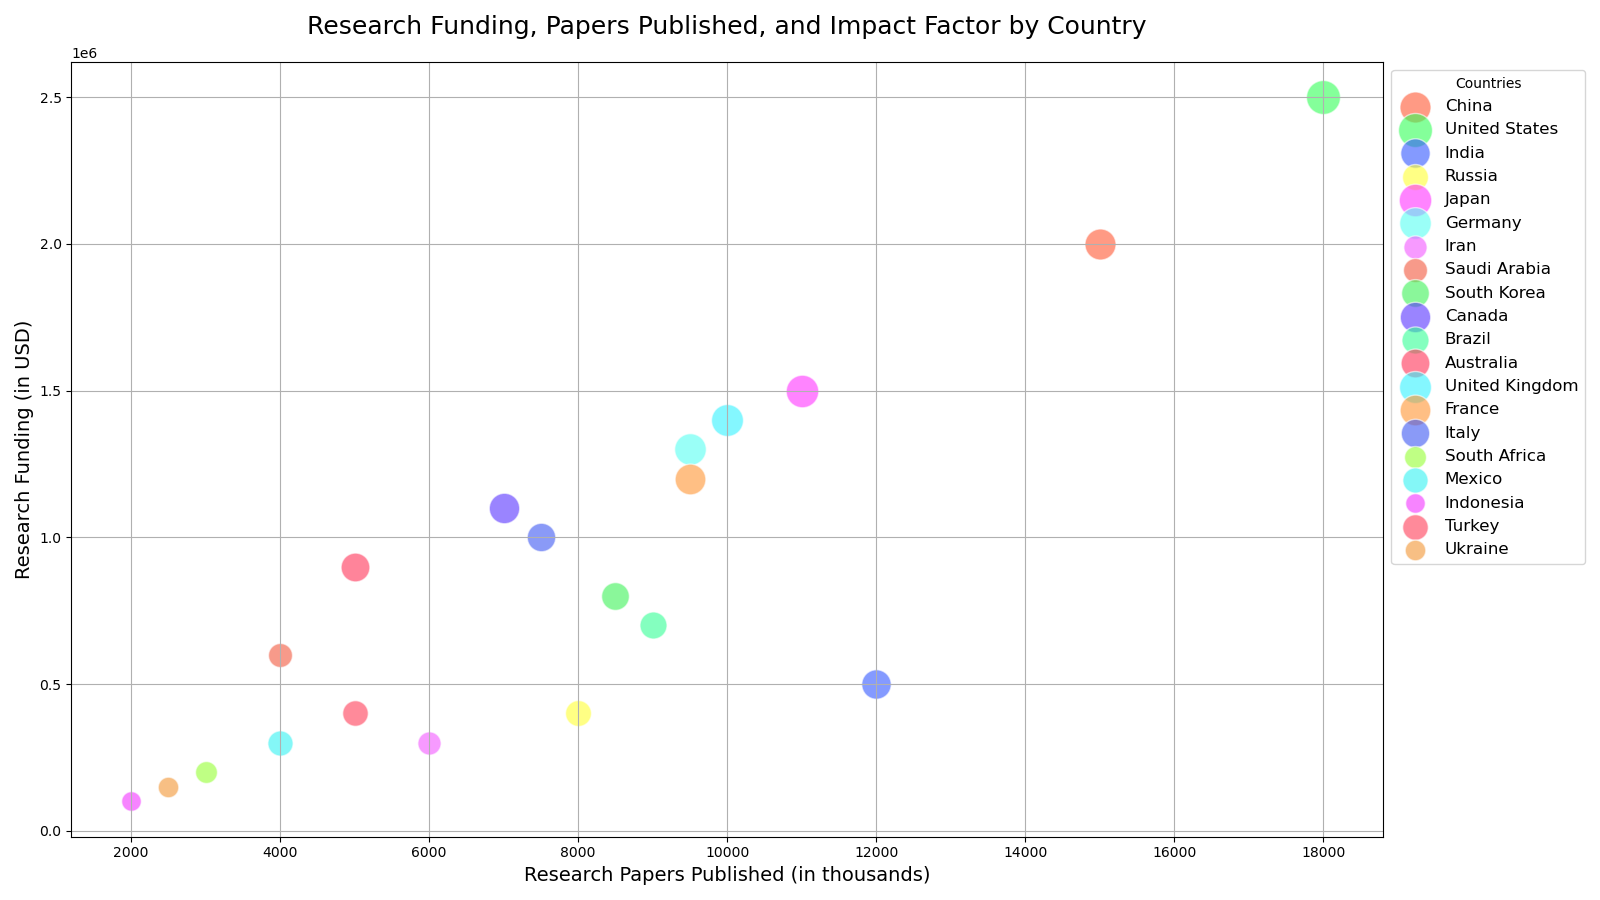

Python code for this plot:

import matplotlib.pyplot as plt

# Data points - Country research papers, funding, impact factor
countries = ["China", "United States", "India", "Russia", "Japan", "Germany", "Iran",
             "Saudi Arabia", "South Korea", "Canada", "Brazil", "Australia", "United Kingdom",
             "France", "Italy", "South Africa", "Mexico", "Indonesia", "Turkey", "Ukraine"]
research_papers = [15000, 18000, 12000, 8000, 11000, 9500, 6000, 4000, 8500, 7000, 9000, 5000, 10000, 9500, 7500, 3000, 4000, 2000, 5000, 2500]  # in thousands
funding = [2000000, 2500000, 500000, 400000, 1500000, 1300000, 300000, 600000, 800000, 1100000, 700000, 900000, 1400000, 1200000, 1000000, 200000, 300000, 100000, 400000, 150000]  # in USD
impact_factor = [50, 60, 45, 35, 55, 52, 28, 30, 40, 48, 38, 43, 53, 49, 42, 25, 33, 20, 34, 22]  # in impact factor units

# Create the bubble chart with a custom size
fig, ax = plt.subplots(figsize=(16, 9))

# Assign a color to each country
colors = {
    "China": "#FF5733",
    "United States": "#33FF57",
    "India": "#3357FF",
    "Russia": "#FFFF33",
    "Japan": "#FF33FF",
    "Germany": "#57FFF3",
    "Iran": "#F357FF",
    "Saudi Arabia": "#F3573C",
    "South Korea": "#3CF357",
    "Canada": "#5733FF",
    "Brazil": "#33FF95",
    "Australia": "#FF3357",
    "United Kingdom": "#33F3FF",
    "France": "#FF9533",
    "Italy": "#3C57F3",
    "South Africa": "#95FF33",
    "Mexico": "#33F3F3",
    "Indonesia": "#F333FF",
    "Turkey": "#FF3C57",
    "Ukraine": "#F39533"
}

# Plot each data point and assign it a label, size, and color
for i, country in enumerate(countries):
    ax.scatter(research_papers[i], funding[i], s=impact_factor[i]*10,  # Adjust size scaling factor as desired
               c=colors[country], alpha=0.6, edgecolors="w", label=country)

# Customize the chart
ax.set_title('Research Funding, Papers Published, and Impact Factor by Country', fontsize=18, pad=20)
ax.set_xlabel('Research Papers Published (in thousands)', fontsize=14)
ax.set_ylabel('Research Funding (in USD)', fontsize=14)

# Customize the grid
ax.grid(True)

# Add legend
ax.legend(title="Countries", loc='upper left', bbox_to_anchor=(1, 1), fontsize=12)

# Show plot with a tight layout
plt.tight_layout()
plt.show()
